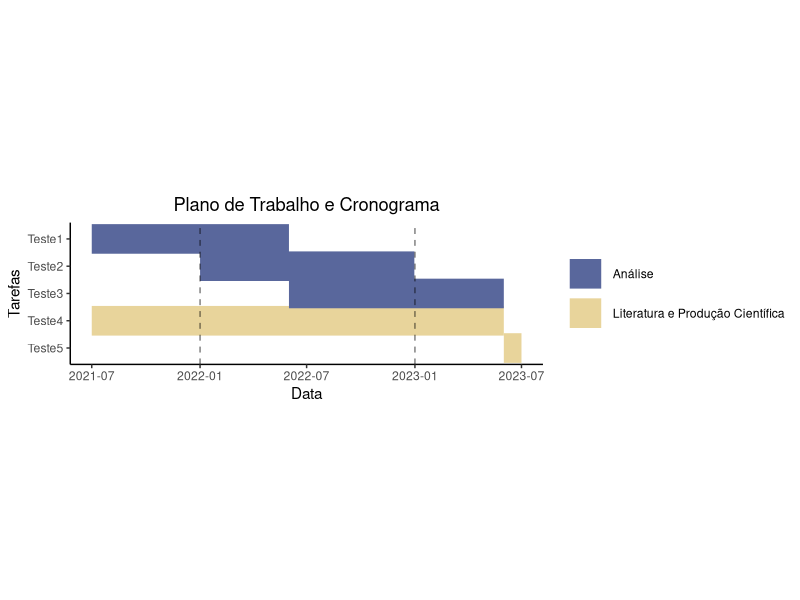

R code for this plot:
# Gantt visualization in R
library(tidyverse)

# Building data
df <- data.frame(task=c("Teste1", "Teste2", "Teste3", "Teste4", "Teste5"), 
                 start=c("2021-07-01", "2022-01-01", "2022-06-01", "2021-07-01", "2023-06-01"),
                 end=c("2022-06-01", "2022-12-31", "2023-06-01", "2023-06-01", "2023-07-01"), 
                 type=c("Análise", "Análise", "Análise", "Literatura e Produção Científica", "Literatura e Produção Científica"))

# Transforming datastime format
df <- df %>% 
  mutate(start = as.Date(start), end = as.Date(end))


# Tidying data
df_tidy <- df %>%
  pivot_longer(c(start, end), names_to = "data_type", values_to = "date")


# Viz --
pal <- c("#59679C", "#E8D49B")

# Gantt plot
ggplot(df_tidy) +
  geom_line(aes(fct_rev(fct_inorder(task)), date, color=type), size=10) +
  geom_hline(yintercept=as.Date("2022-01-01"), colour="black", linetype="dashed", alpha = 0.5) +
  geom_hline(yintercept=as.Date("2023-01-01"), colour="black", linetype="dashed", alpha = 0.5) +
  scale_color_manual(values = pal) +
  coord_flip() +
  labs(title="Plano de Trabalho e Cronograma",
       x = "Tarefas",
       y = "Data") +
  theme_classic() +
  theme(
    legend.title = element_blank(),
    plot.title = element_text(hjust = 0.5),
    aspect.ratio = .3)

